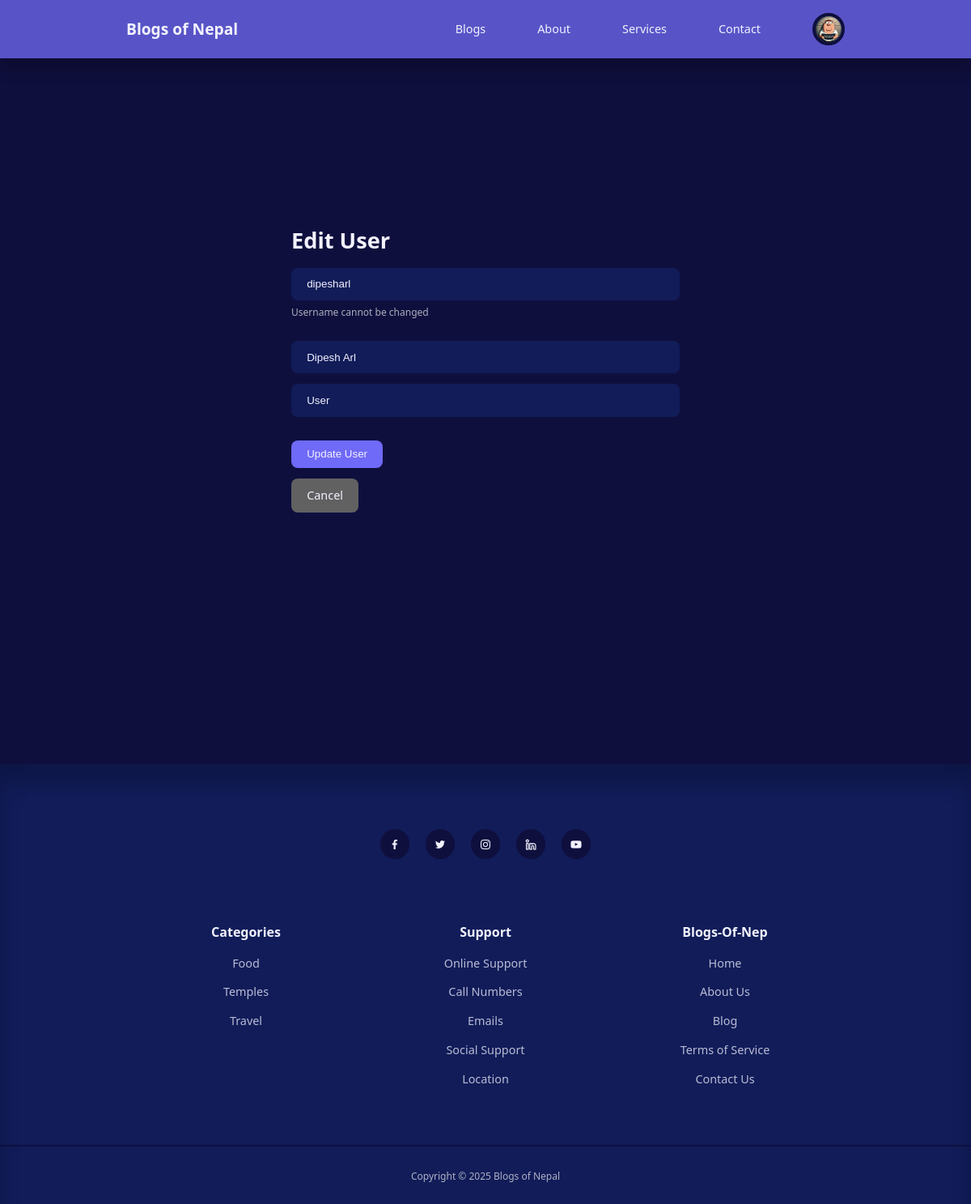
The app's page /edit-user.php?id=2 (signed in) with its own data.
### tables this page shows
CREATE TABLE users (
    id INT AUTO_INCREMENT PRIMARY KEY,
    username VARCHAR(50) NOT NULL UNIQUE,
    email VARCHAR(100) NOT NULL UNIQUE,
    password VARCHAR(255) NOT NULL,
    full_name VARCHAR(100) NOT NULL,
    role ENUM('user', 'admin') DEFAULT 'user',
    profile_image VARCHAR(255) DEFAULT 'default-avatar.jpg',
    created_at TIMESTAMP DEFAULT CURRENT_TIMESTAMP
);

CREATE TABLE categories (
    id INT AUTO_INCREMENT PRIMARY KEY,
    name VARCHAR(100) NOT NULL UNIQUE,
    created_at TIMESTAMP DEFAULT CURRENT_TIMESTAMP
);

### includes/functions.php (called while the page is built, shortened)
<?php
function getUserById($conn, $id) {
    $stmt = $conn->prepare("SELECT id, username, email, full_name, role, profile_image FROM users WHERE id = ?");
    $stmt->bind_param("i", $id);
    $stmt->execute();
    $result = $stmt->get_result();
    return $result->fetch_assoc();
}
function getCategories($conn) {
    $result = $conn->query("SELECT * FROM categories ORDER BY name");
    return $result->fetch_all(MYSQLI_ASSOC);
}
?>

### edit-user.php (the view, shortened to what this page needs)
<?php
require_once 'includes/functions.php';
$user_id = intval($_GET['id']);
$user = getUserById($conn, $user_id);
?>
<!DOCTYPE html>
<html lang="en">
<head>
    <link rel="stylesheet" href="./style.css">
    <link rel="stylesheet" href="https://unicons.iconscout.com/release/v4.0.8/css/line.css">
</head>
<body>
    <?php include 'includes/header.php'; ?>
    <section class="form_section">
        <div class="container form_section_container">
            <h2>Edit User</h2>
            <form action="" method="POST">
                <input type="text" value="<?php echo htmlspecialchars($user['username']); ?>" disabled>
                <small style="display: block; margin-top: -0.5rem; margin-bottom: 0.8rem; color: var(--color-gray-200);">
                    Username cannot be changed
                </small>
                <input type="text" name="full_name" placeholder="Full Name" required
                       value="<?php echo htmlspecialchars($user['full_name']); ?>">
                <select name="role" required>
                    <option value="user" <?php echo $user['role'] === 'user' ? 'selected' : ''; ?>>User</option>
                </select>
                <button type="submit" class="btn">Update User</button>
                <a href="manage-users.php" class="btn" style="background: var(--color-gray-700); text-align: center;">Cancel</a>
            </form>
        </div>
    </section>
    <?php include 'includes/footer.php'; ?>
</body>
</html>

### includes/footer.php
<footer>
    <div class="footer_socials">
        <a href="https://facebook.com/" target="_blank"><i class="uil uil-facebook-f"></i></a>
        <a href="https://twitter.com/" target="_blank"><i class="uil uil-twitter"></i></a>
        <a href="https://instagram.com/" target="_blank"><i class="uil uil-instagram"></i></a>
        <a href="https://linkedin.com/" target="_blank"><i class="uil uil-linkedin-alt"></i></a>
        <a href="https://youtube.com/" target="_blank"><i class="uil uil-youtube"></i></a>
    </div>
    <div class="container footer_container">
        <article>
            <h4>Categories</h4>
            <ul>
                <?php
                $categories = getCategories($conn);
                foreach ($categories as $category):
                ?>
                    <li><a href="category.php?id=<?php echo $category['id']; ?>">
                        <?php echo htmlspecialchars($category['name']); ?>
                    </a></li>
                <?php endforeach; ?>
            </ul>
        </article>
        <article>
            <h4>Support</h4>
            <ul>
                <li><a href="contact.php">Online Support</a></li>
                <li><a href="contact.php">Call Numbers</a></li>
                <li><a href="contact.php">Emails</a></li>
                <li><a href="#">Social Support</a></li>
                <li><a href="contact.php">Location</a></li>
            </ul>
        </article>
        <article>
            <h4>Blogs-Of-Nep</h4>
            <ul>
                <li><a href="index.php">Home</a></li>
                <li><a href="about.php">About Us</a></li>
                <li><a href="blog.php">Blog</a></li>
                <li><a href="#">Terms of Service</a></li>
                <li><a href="contact.php">Contact Us</a></li>
            </ul>
        </article>
    </div>
    <div class="footer_copyright">
        <small>Copyright &copy; <?php echo date('Y'); ?> Blogs of Nepal</small>
    </div>
</footer>

### style.css (style rules this page uses)
:root { --color-primary: #6f6af8; --color-primary-light: hsl(242, 91%, 69%, 18%); --color-primary-variant: #5854c7; --color-red: #da0f3f; --color-red-light: hsl(348, 90%, 57%, 18%); --color-green: #2ecc71; --color-green-light: hsl(145, 63%, 49%, 18%); --color-gray-900: #122060cb; --color-gray-700: #616161; --color-gray-300: rgba(242, 242, 242, 0.3); --color-gray-200: rgba(242, 242, 242, 0.7); --color-white: #f2f2fe; --color-bg: #0f0f3e; --transition: all 300ms ease; --container-width-lg: 74%; --container-width-md: 88%; --form-width: 40%; --card-border-radius-1: 0.3rem; --card-border-radius-2: 0.5rem; --card-border-radius-3: 0.8rem; --card-border-radius-4: 2rem; --card-border-radius-5: 5rem; }
* { margin: 0; padding: 0; outline: 0; border: 0; appearance: none; list-style: none; text-decoration: none; box-sizing: border-box; }
body { font-family: 'Segoe UI', Tahoma, Geneva, Verdana, sans-serif; background-color: var(--color-bg); color: var(--color-gray-200); font-size: 0.9rem; line-height: 1.6; overflow-x: hidden; }
.container { width: var(--container-width-lg); max-width: 1800px; margin-inline: auto; }
section { margin-top: 3rem; width: 100vw; }
h1, h2, h3, h4, h5, h6 { color: var(--color-white); line-height: 1.3; }
h2 { font-size: 1.7rem; margin: 1rem 0; }
h4 { font-size: 1rem; }
a { color: var(--color-white); transition: var(--transition); }
.btn { display: inline-block; width: fit-content; padding: 0.6rem 1.2rem; background-color: var(--color-primary); border-radius: var(--card-border-radius-2); cursor: pointer; transition: var(--transition); color: var(--color-white); font-weight: 500; }
.form_section { display: grid; place-items: center; height: 100vh; }
.form_section_container { width: var(--form-width); }
.form_section_container h2 { margin-bottom: 1rem; }
form { display: flex; flex-direction: column; gap: 0.8rem; }
form input, form textarea, form select { width: 100%; padding: 0.8rem 1.2rem; background-color: var(--color-gray-900); border-radius: var(--card-border-radius-2); resize: none; color: var(--color-white); }
form button { width: 100%; margin-top: 1rem; }
footer { background: var(--color-gray-900); padding: 5rem 0 0; box-shadow: inset 0 1.5rem 1.5rem rgba(0,0,0,0.2); margin-top: 6rem; }
.footer_socials { margin-inline: auto; width: fit-content; margin-bottom: 5rem; display: flex; justify-content: space-between; align-items: center; gap: 1.2rem; }
.footer_socials a { background-color: var(--color-bg); border-radius: 50%; width: 2.3rem; height: 2.3rem; display: flex; align-items: center; justify-content: center; }
.footer_container { display: grid; grid-template-columns: repeat(3, 1fr); gap: 4rem; text-align: center; max-width: 1200px; margin: 0 auto; padding: 0 2rem; }
footer h4 { color: var(--color-white); margin-bottom: 0.6rem; }
footer ul li { padding: 0.4rem 0; }
footer ul a { opacity: 0.75; }
.footer_copyright { text-align: center; padding: 1.5rem 0; border-top: 2px solid var(--color-bg); margin-top: 4rem; }

### records on screen
users: username "dipesharl", full_name "Dipesh Arl", role "User"
categories: name "Food"
categories: name "Temples"
categories: name "Travel"
